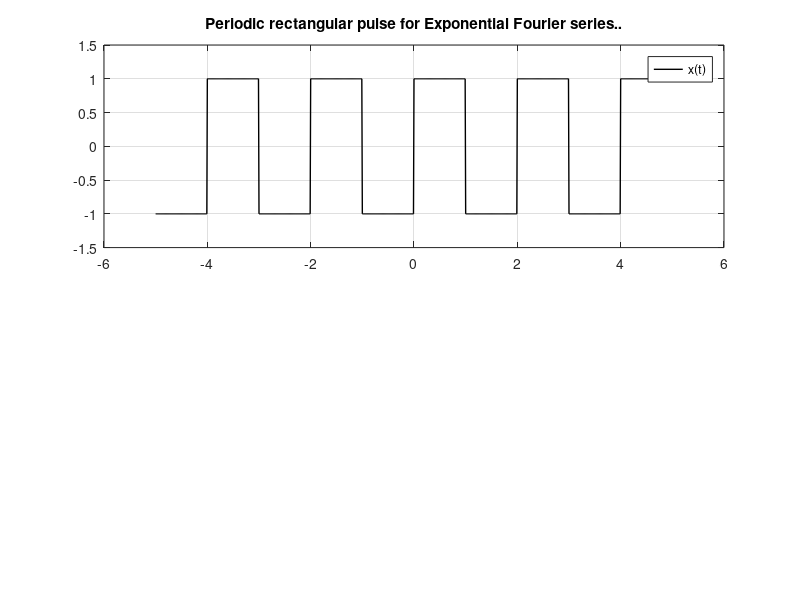

This chart was generated by the following MATLAB code: (Note: this script raises an error after producing the figure.)
clc;
%%Calculation of the rectangular pulse of Exponential Fourier series...
fs=100;
T=2;
w0=(2*pi)/T;
k=-5:1/fs:5-1/fs;
y=square(w0*k,50);


%%Plot the signal....
subplot(2,1,1);
plot(k,y,'Color','black','LineWidth',1);
title('Periodic rectangular pulse for Exponential Fourier series..');
legend('x(t)');
ylim([-1.5 1.5]);
grid on;


%%Calculate the coefficients
syms t
syms w j positive;
X= int(1*exp(-j*w*t),t,0,4);

%%Plot the Discrete Spectrum....
Y =fft(y);
subplot(2,1,2);
stem(abs(Y),'Color','black');
title('Discrete Spectrum');
